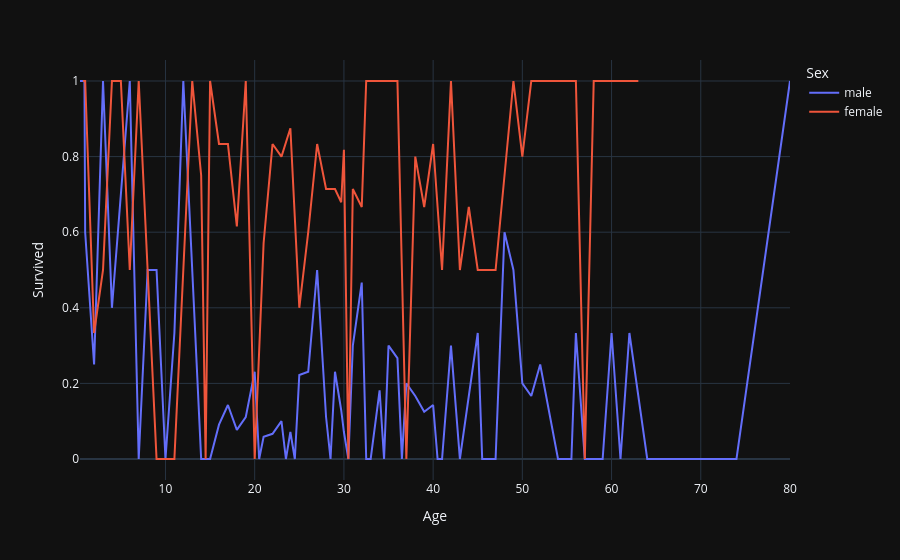

Write notebook code for a chart like this one.
### Code cell
age_sur=data.groupby(["Age","Sex"])["Survived"].mean().reset_index()
fig=px.line(age_sur,x="Age",y="Survived",color="Sex")
fig.show()
